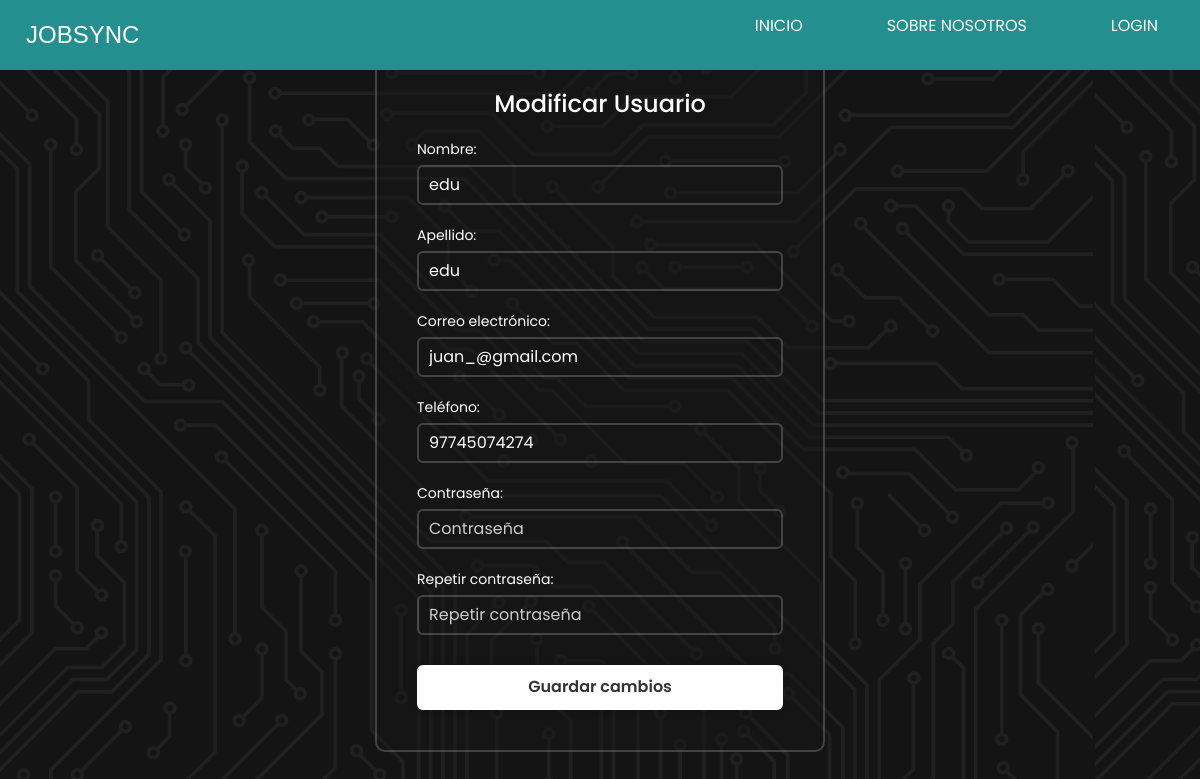
Page /modificar_usuario/11/ on the earlier database version.
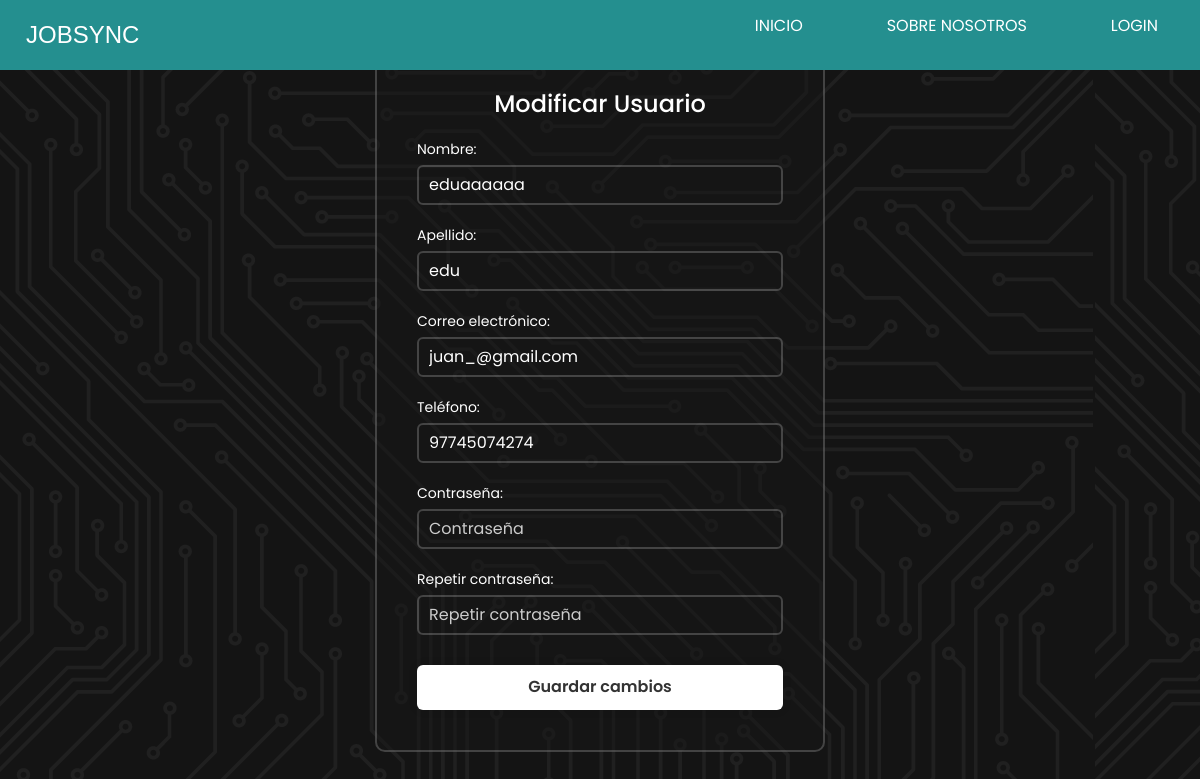
Same page on the later database version.
### JobSyncApp/models.py (models this page shows)
class CustomUser(AbstractUser):
    telefono = models.CharField(max_length=15)
    ROL_CHOICES = [
        (True, 'Colaborador'),
        (False, 'Admin'),
    ]
    rol = models.BooleanField(choices=ROL_CHOICES, default=True)

### JobSyncApp/views.py (the view)
# urls.py: path('modificar_usuario/<int:user_id>/', views.modificar_usuario, name='modificar_usuario'),
def modificar_usuario(request, user_id):
    usuario = get_object_or_404(CustomUser, id=user_id)
    if request.method == 'POST':
        form = ModificarUsuarioForm(request.POST, instance=usuario)
        if form.is_valid():
            form.save()
            return redirect('colaboradores')
    else:
        form = ModificarUsuarioForm(instance=usuario)
    return render(request, 'admin/modificar_usuario.html', {'form': form, 'usuario_id': user_id})

### JobSyncApp/forms.py (shortened to what this page needs)
class ModificarUsuarioForm(forms.ModelForm):
    contraseña = forms.CharField(label='Contraseña', widget=forms.PasswordInput(attrs={'placeholder': 'Contraseña'}), required=False)
    repetir_contraseña = forms.CharField(label='Repetir contraseña', widget=forms.PasswordInput(attrs={'placeholder': 'Repetir contraseña'}), required=False)
    class Meta:
        model = CustomUser
        fields = ['first_name', 'last_name', 'email', 'telefono']
        widgets = {
            'first_name': forms.TextInput(attrs={'placeholder': 'Nombre'}),
            'last_name': forms.TextInput(attrs={'placeholder': 'Apellido'}),
            'email': forms.EmailInput(attrs={'placeholder': 'Correo electrónico'}),
            'telefono': forms.TextInput(attrs={'placeholder': 'Teléfono'}),
        }

### JobSyncApp/templates/admin/modificar_usuario.html (shortened to what this page needs)
{% extends 'index.html' %}
{% load  static  %}
{% block extra_css %}
    <link rel="stylesheet" href="{% static 'css/admin/modificar_usuario.css' %}">
    <link rel="stylesheet" href="{% static 'css' %}/estilo.css">
    <link href="https://cdn.jsdelivr.net/npm/remixicon@4.2.0/fonts/remixicon.css" rel="stylesheet" />
    <link rel="stylesheet" href="https://stackpath.bootstrapcdn.com/bootstrap/4.5.2/css/bootstrap.min.css">
{% endblock extra_css %}
{% block contenido %}
<div class="wrapper">
    <form id="modificarUsuarioForm" action="" method="POST">
        <h1>Modificar Usuario</h1>
        <div class="input-box">
            <div class="input-field">
                <label class="input-label" for="id_first_name">Nombre:</label>
                {{ form.first_name }}
            </div>
        </div>
        <div class="input-box">
            <div class="input-field">
                <label class="input-label" for="id_last_name">Apellido:</label>
                {{ form.last_name }}
            </div>
            <div class="input-field">
                <label class="input-label" for="id_email">Correo electrónico:</label>
                {{ form.email }}
            </div>
        </div>
        <div class="input-box">
            <div class="input-field">
                <label class="input-label" for="id_telefono">Teléfono:</label>
                {{ form.telefono }}
            </div>
        </div>
        <div class="input-box">
            <div class="input-field">
                <label class="input-label" for="id_contraseña">Contraseña:</label>
                {{ form.contraseña }}
            </div>
            <div class="input-field">
                <label class="input-label" for="id_repetir_contraseña">Repetir contraseña:</label>
                {{ form.repetir_contraseña }}
            </div>
        </div>
        <button type="button" class="btn btn-primary" data-toggle="modal" data-target="#confirmarModal">
            Guardar cambios
        </button>
    </form>
</div>
{% endblock %}

Differences in the rows shown:
changed CustomUser "edu": first_name "edu" → "eduaaaaaa"
